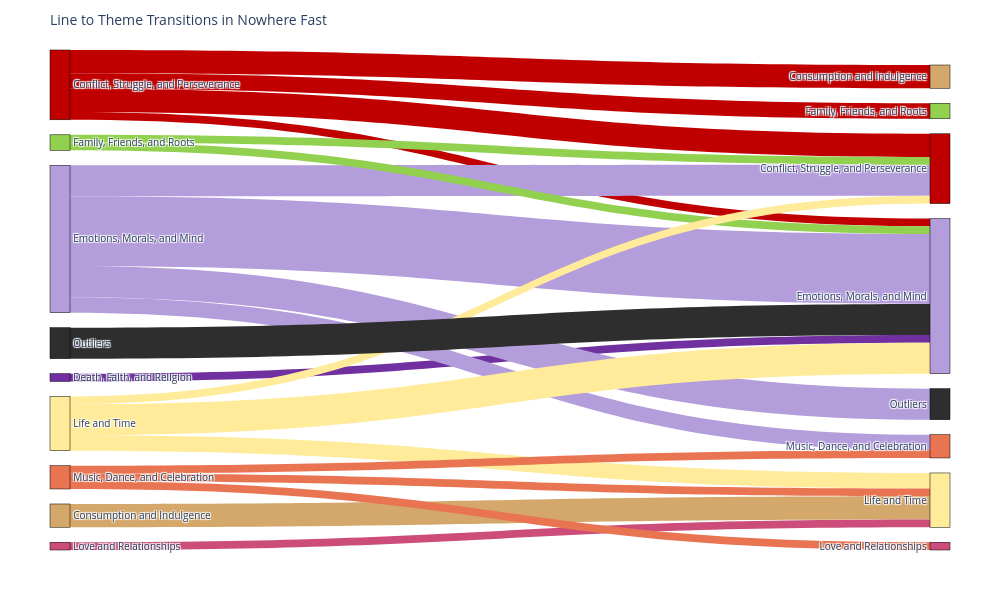

Notebook code cell kept with this figure:
### Markdown cell above
![Alt text](Images/Sankey%20Charts/Too%20Far%20Gone.png)

### Code cell
generate_sankey("Nowhere Fast")

### Figure 1 — Plotly figure (JSON) as saved in the notebook; plotly's stock layout.template omitted (floating-point values rounded to 4 significant figures)
{"data": [{"arrangement": "freeform", "link": {"color": ["#C00000", "#C00000", "#C00000", "#C00000", "#D4A76A", "#7030A0", "#B39DDB", "#B39DDB", "#B39DDB", "#B39DDB", "#92D050", "#92D050", "#FFEB99", "#FFEB99", "#FFEB99", "#CC4D7A", "#E97451", "#E97451", "#E97451", "#2E2E2E"], "source": [0, 0, 0, 0, 1, 2, 3, 3, 3, 3, 4, 4, 5, 5, 5, 6, 7, 7, 7, 8], "target": [9, 10, 12, 13, 14, 12, 9, 12, 16, 17, 9, 12, 9, 12, 14, 14, 14, 15, 16, 12], "value": [3, 3, 1, 2, 3, 1, 4, 9, 2, 4, 1, 1, 1, 4, 2, 1, 1, 1, 1, 4]}, "node": {"color": ["#C00000", "#D4A76A", "#7030A0", "#B39DDB", "#92D050", "#FFEB99", "#CC4D7A", "#E97451", "#2E2E2E", "#C00000", "#D4A76A", "#7030A0", "#B39DDB", "#92D050", "#FFEB99", "#CC4D7A", "#E97451", "#2E2E2E"], "label": ["Conflict, Struggle, and Perseverance", "Consumption and Indulgence", "Death, Faith, and Religion", "Emotions, Morals, and Mind", "Family, Friends, and Roots", "Life and Time", "Love and Relationships", "Music, Dance, and Celebration", "Outliers", "Conflict, Struggle, and Perseverance", "Consumption and Indulgence", "Death, Faith, and Religion", "Emotions, Morals, and Mind", "Family, Friends, and Roots", "Life and Time", "Love and Relationships", "Music, Dance, and Celebration", "Outliers"], "line": {"color": "black", "width": 0.5}, "pad": 15, "thickness": 20, "x": [0.05, 0.05, 0.05, 0.05, 0.05, 0.05, 0.05, 0.05, 0.05, 0.95, 0.95, 0.95, 0.95, 0.95, 0.95, 0.95, 0.95, 0.95]}, "type": "sankey"}], "layout": {"font": {"size": 10}, "height": 600, "margin": {"b": 50, "l": 50, "r": 50, "t": 50}, "title": {"text": "Line to Theme Transitions in Nowhere Fast"}, "width": 1000}}
